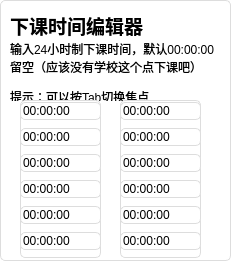
  <widget class="QFrame" name="frame_6">
   <property name="geometry">
    <rect>
     <x>220</x>
     <y>80</y>
     <width>231</width>
     <height>261</height>
    </rect>
   </property>
   <property name="styleSheet">
    <string notr="true">background-color: rgba(255, 255, 255, 220);
border: 1px solid #DDDDDD;
border-radius: 5px;</string>
   </property>
   <property name="frameShape">
    <enum>QFrame::Shape::StyledPanel</enum>
   </property>
   <property name="frameShadow">
    <enum>QFrame::Shadow::Raised</enum>
   </property>
   <widget class="QLabel" name="label_21">
    <property name="geometry">
     <rect>
      <x>10</x>
      <y>10</y>
      <width>281</width>
      <height>31</height>
     </rect>
    </property>
    <property name="styleSheet">
     <string notr="true">background: none;
border: none;</string>
    </property>
    <property name="text">
     <string>&lt;html&gt;&lt;head/&gt;&lt;body&gt;&lt;p&gt;&lt;span style=&quot; font-size:14pt; font-weight:700;&quot;&gt;下课时间编辑器&lt;/span&gt;&lt;/p&gt;&lt;/body&gt;&lt;/html&gt;</string>
    </property>
   </widget>
   <widget class="QPushButton" name="TextSetting_3">
    <property name="geometry">
     <rect>
      <x>200</x>
      <y>10</y>
      <width>31</width>
      <height>31</height>
     </rect>
    </property>
    <property name="styleSheet">
     <string notr="true">background: none;
border: none;</string>
    </property>
    <property name="text">
     <string/>
    </property>
    <property name="icon">
     <iconset>
      <normaloff>assets/close.svg</normaloff>assets/close.svg</iconset>
    </property>
    <property name="iconSize">
     <size>
      <width>24</width>
      <height>24</height>
     </size>
    </property>
    <property name="checkable">
     <bool>true</bool>
    </property>
    <property name="autoExclusive">
     <bool>true</bool>
    </property>
    <property name="flat">
     <bool>false</bool>
    </property>
   </widget>
   <widget class="QLabel" name="label_20">
    <property name="geometry">
     <rect>
      <x>10</x>
      <y>40</y>
      <width>211</width>
      <height>61</height>
     </rect>
    </property>
    <property name="styleSheet">
     <string notr="true">background: none;
border: none;</string>
    </property>
    <property name="frameShape">
     <enum>QFrame::Shape::HLine</enum>
    </property>
    <property name="text">
     <string>&lt;html&gt;&lt;head/&gt;&lt;body&gt;&lt;p&gt;输入24小时制下课时间，默认00:00:00留空（应该没有学校这个点下课吧）&lt;/p&gt;&lt;p&gt;提示：可以按Tab切换焦点&lt;/p&gt;&lt;/body&gt;&lt;/html&gt;</string>
    </property>
    <property name="scaledContents">
     <bool>false</bool>
    </property>
    <property name="wordWrap">
     <bool>true</bool>
    </property>
   </widget>
   <widget class="QWidget" name="verticalLayoutWidget_2">
    <property name="geometry">
     <rect>
      <x>20</x>
      <y>100</y>
      <width>81</width>
      <height>158</height>
     </rect>
    </property>
    <layout class="QVBoxLayout" name="verticalLayout">
     <item>
      <widget class="QTimeEdit" name="timeEdit">
       <property name="styleSheet">
        <string notr="true">QtimeEdit{
	border: 1px solid #DDDDDD;
	border-radius: 5px;
}
QtimeEdit:hover{
	border: 1px solid #4DD4A6;
	border-radius: 5px;
}</string>
       </property>
       <property name="wrapping">
        <bool>false</bool>
       </property>
       <property name="frame">
        <bool>true</bool>
       </property>
       <property name="buttonSymbols">
        <enum>QAbstractSpinBox::ButtonSymbols::NoButtons</enum>
       </property>
       <property name="showGroupSeparator" stdset="0">
        <bool>false</bool>
       </property>
       <property name="displayFormat">
        <string>HH:mm:ss</string>
       </property>
       <property name="calendarPopup">
        <bool>false</bool>
       </property>
      </widget>
     </item>
     <item>
      <widget class="QTimeEdit" name="timeEdit_2">
       <property name="styleSheet">
        <string notr="true">QtimeEdit{
	border: 1px solid #DDDDDD;
	border-radius: 5px;
}
QtimeEdit:hover{
	border: 1px solid #4DD4A6;
	border-radius: 5px;
}</string>
       </property>
       <property name="wrapping">
        <bool>false</bool>
       </property>
       <property name="frame">
        <bool>true</bool>
       </property>
       <property name="buttonSymbols">
        <enum>QAbstractSpinBox::ButtonSymbols::NoButtons</enum>
       </property>
       <property name="showGroupSeparator" stdset="0">
        <bool>false</bool>
       </property>
       <property name="displayFormat">
        <string>HH:mm:ss</string>
       </property>
       <property name="calendarPopup">
        <bool>false</bool>
       </property>
      </widget>
     </item>
     <item>
      <widget class="QTimeEdit" name="timeEdit_3">
       <property name="styleSheet">
        <string notr="true">QtimeEdit{
	border: 1px solid #DDDDDD;
	border-radius: 5px;
}
QtimeEdit:hover{
	border: 1px solid #4DD4A6;
	border-radius: 5px;
}</string>
       </property>
       <property name="wrapping">
        <bool>false</bool>
       </property>
       <property name="frame">
        <bool>true</bool>
       </property>
       <property name="buttonSymbols">
        <enum>QAbstractSpinBox::ButtonSymbols::NoButtons</enum>
       </property>
       <property name="showGroupSeparator" stdset="0">
        <bool>false</bool>
       </property>
       <property name="displayFormat">
        <string>HH:mm:ss</string>
       </property>
       <property name="calendarPopup">
        <bool>false</bool>
       </property>
      </widget>
     </item>
     <item>
      <widget class="QTimeEdit" name="timeEdit_4">
       <property name="styleSheet">
        <string notr="true">QtimeEdit{
	border: 1px solid #DDDDDD;
	border-radius: 5px;
}
QtimeEdit:hover{
	border: 1px solid #4DD4A6;
	border-radius: 5px;
}</string>
       </property>
       <property name="wrapping">
        <bool>false</bool>
       </property>
       <property name="frame">
        <bool>true</bool>
       </property>
       <property name="buttonSymbols">
        <enum>QAbstractSpinBox::ButtonSymbols::NoButtons</enum>
       </property>
       <property name="showGroupSeparator" stdset="0">
        <bool>false</bool>
       </property>
       <property name="displayFormat">
        <string>HH:mm:ss</string>
       </property>
       <property name="calendarPopup">
        <bool>false</bool>
       </property>
      </widget>
     </item>
     <item>
      <widget class="QTimeEdit" name="timeEdit_5">
       <property name="styleSheet">
        <string notr="true">QtimeEdit{
	border: 1px solid #DDDDDD;
	border-radius: 5px;
}
QtimeEdit:hover{
	border: 1px solid #4DD4A6;
	border-radius: 5px;
}</string>
       </property>
       <property name="wrapping">
        <bool>false</bool>
       </property>
       <property name="frame">
        <bool>true</bool>
       </property>
       <property name="buttonSymbols">
        <enum>QAbstractSpinBox::ButtonSymbols::NoButtons</enum>
       </property>
       <property name="showGroupSeparator" stdset="0">
        <bool>false</bool>
       </property>
       <property name="displayFormat">
        <string>HH:mm:ss</string>
       </property>
       <property name="calendarPopup">
        <bool>false</bool>
       </property>
      </widget>
     </item>
     <item>
      <widget class="QTimeEdit" name="timeEdit_6">
       <property name="styleSheet">
        <string notr="true">QtimeEdit{
	border: 1px solid #DDDDDD;
	border-radius: 5px;
}
QtimeEdit:hover{
	border: 1px solid #4DD4A6;
	border-radius: 5px;
}</string>
       </property>
       <property name="wrapping">
        <bool>false</bool>
       </property>
       <property name="frame">
        <bool>true</bool>
       </property>
       <property name="buttonSymbols">
        <enum>QAbstractSpinBox::ButtonSymbols::NoButtons</enum>
       </property>
       <property name="showGroupSeparator" stdset="0">
        <bool>false</bool>
       </property>
       <property name="displayFormat">
        <string>HH:mm:ss</string>
       </property>
       <property name="calendarPopup">
        <bool>false</bool>
       </property>
      </widget>
     </item>
    </layout>
   </widget>
   <widget class="QWidget" name="verticalLayoutWidget_3">
    <property name="geometry">
     <rect>
      <x>120</x>
      <y>100</y>
      <width>81</width>
      <height>158</height>
     </rect>
    </property>
    <layout class="QVBoxLayout" name="verticalLayout_2">
     <item>
      <widget class="QTimeEdit" name="timeEdit_7">
       <property name="styleSheet">
        <string notr="true">QtimeEdit{
	border: 1px solid #DDDDDD;
	border-radius: 5px;
}
QtimeEdit:hover{
	border: 1px solid #4DD4A6;
	border-radius: 5px;
}</string>
       </property>
       <property name="wrapping">
        <bool>false</bool>
       </property>
       <property name="frame">
        <bool>true</bool>
       </property>
       <property name="buttonSymbols">
        <enum>QAbstractSpinBox::ButtonSymbols::NoButtons</enum>
       </property>
       <property name="showGroupSeparator" stdset="0">
        <bool>false</bool>
       </property>
       <property name="displayFormat">
        <string>HH:mm:ss</string>
       </property>
       <property name="calendarPopup">
        <bool>false</bool>
       </property>
      </widget>
     </item>
     <item>
      <widget class="QTimeEdit" name="timeEdit_8">
       <property name="styleSheet">
        <string notr="true">QtimeEdit{
	border: 1px solid #DDDDDD;
	border-radius: 5px;
}
QtimeEdit:hover{
	border: 1px solid #4DD4A6;
	border-radius: 5px;
}</string>
       </property>
       <property name="wrapping">
        <bool>false</bool>
       </property>
       <property name="frame">
        <bool>true</bool>
       </property>
       <property name="buttonSymbols">
        <enum>QAbstractSpinBox::ButtonSymbols::NoButtons</enum>
       </property>
       <property name="showGroupSeparator" stdset="0">
        <bool>false</bool>
       </property>
       <property name="displayFormat">
        <string>HH:mm:ss</string>
       </property>
       <property name="calendarPopup">
        <bool>false</bool>
       </property>
      </widget>
     </item>
     <item>
      <widget class="QTimeEdit" name="timeEdit_9">
       <property name="styleSheet">
        <string notr="true">QtimeEdit{
	border: 1px solid #DDDDDD;
	border-radius: 5px;
}
QtimeEdit:hover{
	border: 1px solid #4DD4A6;
	border-radius: 5px;
}</string>
       </property>
       <property name="wrapping">
        <bool>false</bool>
       </property>
       <property name="frame">
        <bool>true</bool>
       </property>
       <property name="buttonSymbols">
        <enum>QAbstractSpinBox::ButtonSymbols::NoButtons</enum>
       </property>
       <property name="showGroupSeparator" stdset="0">
        <bool>false</bool>
       </property>
       <property name="displayFormat">
        <string>HH:mm:ss</string>
       </property>
       <property name="calendarPopup">
        <bool>false</bool>
       </property>
      </widget>
     </item>
     <item>
      <widget class="QTimeEdit" name="timeEdit_10">
       <property name="styleSheet">
        <string notr="true">QtimeEdit{
	border: 1px solid #DDDDDD;
	border-radius: 5px;
}
QtimeEdit:hover{
	border: 1px solid #4DD4A6;
	border-radius: 5px;
}</string>
       </property>
       <property name="wrapping">
        <bool>false</bool>
       </property>
       <property name="frame">
        <bool>true</bool>
       </property>
       <property name="buttonSymbols">
        <enum>QAbstractSpinBox::ButtonSymbols::NoButtons</enum>
       </property>
       <property name="showGroupSeparator" stdset="0">
        <bool>false</bool>
       </property>
       <property name="displayFormat">
        <string>HH:mm:ss</string>
       </property>
       <property name="calendarPopup">
        <bool>false</bool>
       </property>
      </widget>
     </item>
     <item>
      <widget class="QTimeEdit" name="timeEdit_11">
       <property name="styleSheet">
        <string notr="true">QtimeEdit{
	border: 1px solid #DDDDDD;
	border-radius: 5px;
}
QtimeEdit:hover{
	border: 1px solid #4DD4A6;
	border-radius: 5px;
}</string>
       </property>
       <property name="wrapping">
        <bool>false</bool>
       </property>
       <property name="frame">
        <bool>true</bool>
       </property>
       <property name="buttonSymbols">
        <enum>QAbstractSpinBox::ButtonSymbols::NoButtons</enum>
       </property>
       <property name="showGroupSeparator" stdset="0">
        <bool>false</bool>
       </property>
       <property name="displayFormat">
        <string>HH:mm:ss</string>
       </property>
       <property name="calendarPopup">
        <bool>false</bool>
       </property>
      </widget>
     </item>
     <item>
      <widget class="QTimeEdit" name="timeEdit_12">
       <property name="styleSheet">
        <string notr="true">QtimeEdit{
	border: 1px solid #DDDDDD;
	border-radius: 5px;
}
QtimeEdit:hover{
	border: 1px solid #4DD4A6;
	border-radius: 5px;
}</string>
       </property>
       <property name="wrapping">
        <bool>false</bool>
       </property>
       <property name="frame">
        <bool>true</bool>
       </property>
       <property name="buttonSymbols">
        <enum>QAbstractSpinBox::ButtonSymbols::NoButtons</enum>
       </property>
       <property name="showGroupSeparator" stdset="0">
        <bool>false</bool>
       </property>
       <property name="displayFormat">
        <string>HH:mm:ss</string>
       </property>
       <property name="calendarPopup">
        <bool>false</bool>
       </property>
      </widget>
     </item>
    </layout>
   </widget>
  </widget>
